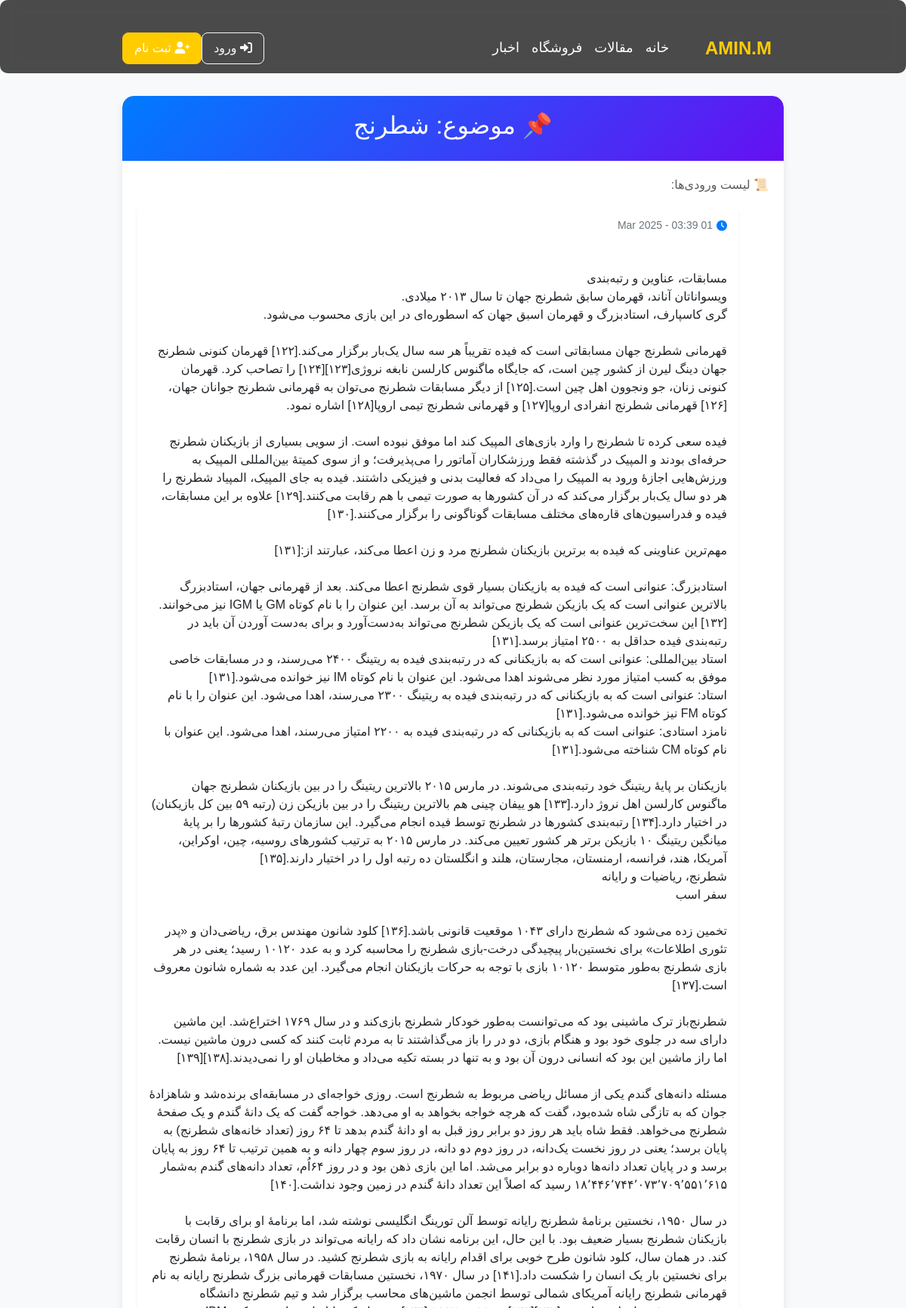
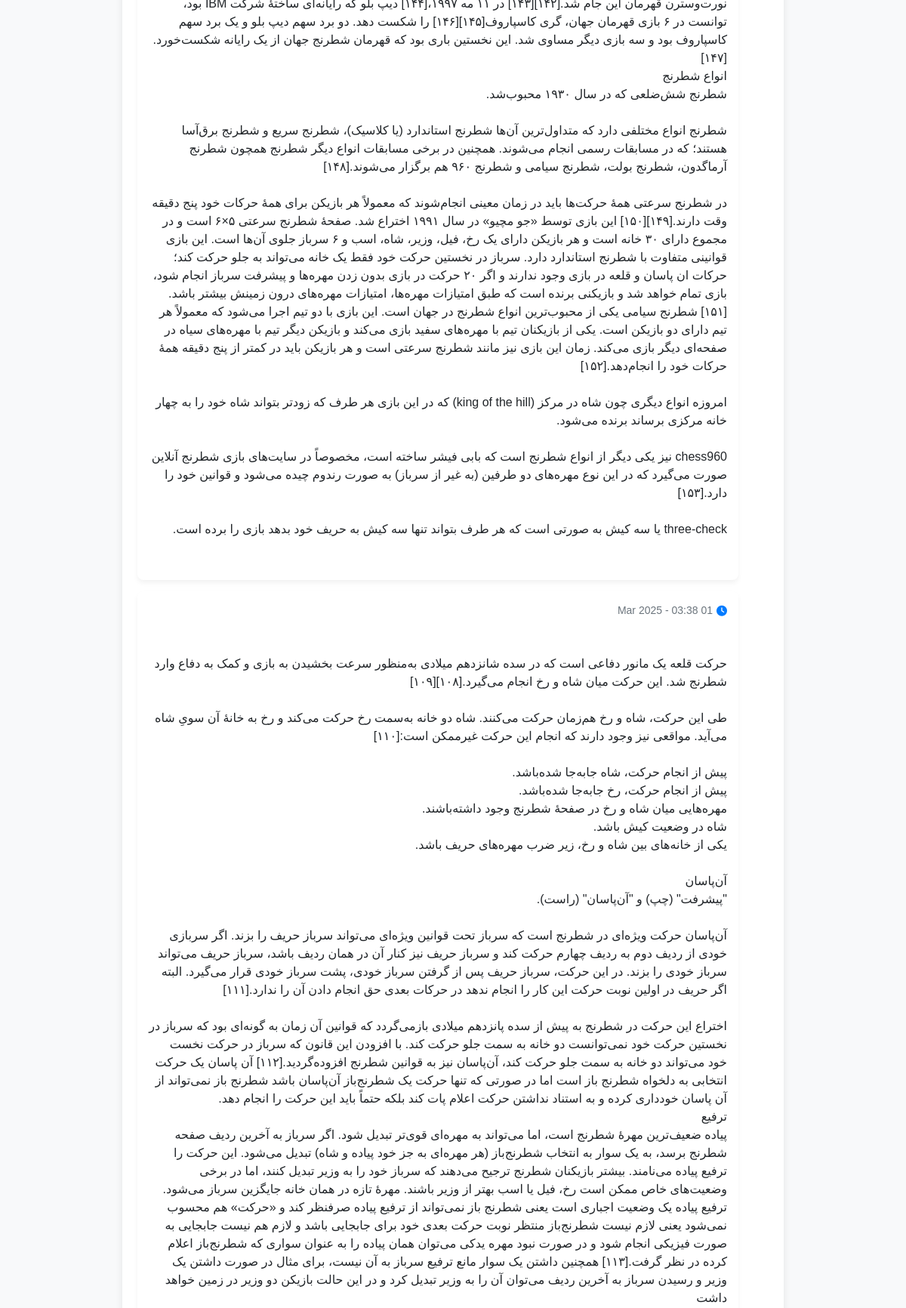
/topics/15/ (upper part), run on the app's committed database (2 pictures, top to bottom).
### webchat/models.py (models this page shows, shortened)
class Topic(models.Model):
    text = models.CharField(max_length=200)
    date_added = models.DateTimeField(auto_now_add=True)
    def __str__(self):
        return self.text
    class Meta:
        verbose_name = "موضوع"
        verbose_name_plural = "موضوعات"

class Entry(models.Model):
    topic = models.ForeignKey(Topic, null=True, blank=True,on_delete=models.CASCADE)
    file = models.FileField(upload_to='file/',null=True, blank=True)
    text = models.TextField(
        verbose_name="محتوای مقاله",
        help_text="متن کامل مقاله را اینجا بنویسید",
        default="محتوا هنوز اضافه نشده است",
        blank=True,
        null=True,
    )
    date_added = models.DateTimeField(auto_now_add=True)
    class Meta:
        verbose_name = "مقاله"
        verbose_name_plural = "مقالات"

### webchat/views.py (the view)
# urls.py: path('topics/<int:topic_id>/', views.topic, name='topic'),
def topic(request,topic_id):
    topic = Topic.objects.get(id=topic_id)
    entries = topic.entry_set.order_by('-date_added')
    context = {'topic': topic , 'entries':entries}
    return render(request , 'webchat/topic.html',context)

### webchat/templates/webchat/topic.html (shortened to what this page needs)
{% extends "webchat/base.html" %}
{% load static %}
{% block content %}
<div class="container">
    <div class="panel">
        <div class="panel-heading">
            <h2>📌 موضوع: {{ topic }}</h2>
        </div>
        <div class="panel-body">
            <p class="text-muted">📜 لیست ورودی‌ها:</p>
            <ul class="list-group">
                {% for entry in entries %}
                    <li class="list-group-item">
                        <p class="entry-date"><i class="fas fa-clock"></i> {{ entry.date_added | date:'d M Y - H:i' }}</p>
                        <p class="entry-text">{{ entry.text|linebreaks }}</p>
                    </li>
                {% empty %}
                    <li class="list-group-item empty-message">❌ هیچ ورودی‌ای وجود ندارد.</li>
                {% endfor %}
            </ul>
        </div>
    </div>
</div>
{% endblock content %}

### webchat/templates/webchat/base.html (style rules this page uses)
body { font-family: 'Roboto', sans-serif; background-color: #f0f2f5; color: #333; }

### webchat/templates/webchat/topic.html (style rules this page uses)
body { background-color: #f8f9fa; font-family: 'Vazirmatn', sans-serif; direction: rtl; }
.container { margin-top: 30px; max-width: 900px; }
.panel { border-radius: 15px; box-shadow: 0 6px 12px rgba(0, 0, 0, 0.08); border: none; background: #fff; overflow: hidden; padding-bottom: 20px; }
.panel-heading { background: linear-gradient(135deg, #007bff, #6610f2); color: white; font-weight: bold; padding: 20px; border-radius: 15px 15px 0 0; text-align: center; font-size: 24px; }
.panel-body { padding: 20px; }
.text-muted { color: #6c757d; font-size: 16px; }
.list-group { margin-top: 15px; }
.list-group-item { border-left: 5px solid #6610f2; margin-bottom: 15px; border-radius: 8px; padding: 15px; background: white; box-shadow: 0 4px 6px rgba(0, 0, 0, 0.05); border: none; transition: all 0.3s ease-in-out; display: flex; flex-direction: column; gap: 8px; }
.entry-date { font-size: 14px; color: #6c757d; display: flex; align-items: center; }
.entry-date i { margin-left: 5px; color: #007bff; }
.entry-text { font-size: 18px; color: #343a40; line-height: 1.8; }

### data on the page
Topic: text "شطرنج"
Entry: date_added "01 Mar 2025 - 03:39", text "مسابقات، عناوین و رتبه‌بندی ویسواناتان آناند، قهرمان سابق شطرنج جهان تا سال ۲۰۱۳ میلادی. گری کاسپارف، استادبزرگ و قهرمان اسبق جهان که اسطوره‌ای در این بازی محسوب می‌شود. قهرمانی شطرنج جهان مسابقاتی است که فیده تقریباً هر سه سال یک‌بار برگزار می‌کند.[۱۲۲] قهرمان کنونی شطرنج جهان دینگ لیرن از کشور چین است، که جایگاه ماگنوس کارلسن نابغه نروژی[۱۲۳][۱۲۴] را تصاحب کرد. قهرمان کنونی زنان، جو ونجوون اهل چین است.[۱۲۵] از دیگر مسابقات شطرنج می‌توان به قهرمانی شطرنج جوانان جهان،[۱۲۶] قهرمانی شطرنج انفرادی اروپا[۱۲۷] و قهرمانی شطرنج تیمی اروپا[۱۲۸] اشاره نمود. فیده سعی کرده تا شطرنج را وارد بازی‌های المپیک کند اما موفق نبوده است. از سویی بسیاری از بازیکنان شطرنج حرفه‌ای بودند و المپیک در گذشته فقط…"
Entry: date_added "01 Mar 2025 - 03:38", text "حرکت قلعه یک مانور دفاعی است که در سده شانزدهم میلادی به‌منظور سرعت بخشیدن به بازی و کمک به دفاع وارد شطرنج شد. این حرکت میان شاه و رخ انجام می‌گیرد.[۱۰۸][۱۰۹] طی این حرکت، شاه و رخ هم‌زمان حرکت می‌کنند. شاه دو خانه به‌سمت رخ حرکت می‌کند و رخ به خانهٔ آن سویِ شاه می‌آید. مواقعی نیز وجود دارند که انجام این حرکت غیرممکن است:[۱۱۰] پیش از انجام حرکت، شاه جابه‌جا شده‌باشد. پیش از انجام حرکت، رخ جابه‌جا شده‌باشد. مهره‌هایی میان شاه و رخ در صفحهٔ شطرنج وجود داشته‌باشند. شاه در وضعیت کیش باشد. یکی از خانه‌های بین شاه و رخ، زیر ضرب مهره‌های حریف باشد. آن‌پاسان \"پیشرفت\" (چپ) و \"آن‌پاسان\" (راست). آن‌پاسان حرکت ویژه‌ای در شطرنج است که سرباز تحت قوانین ویژه‌ای می‌تواند سرباز حریف را بزند. اگر سربازی…"
